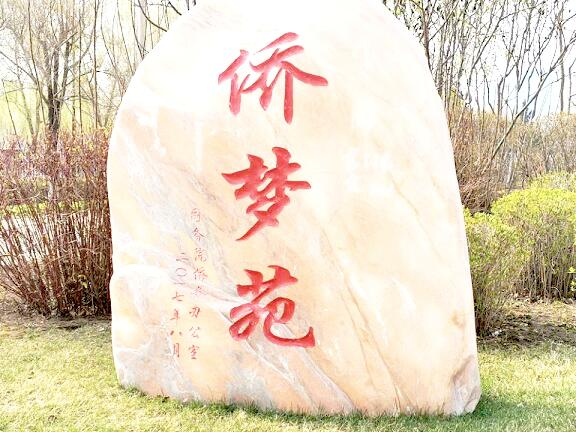
#> input picture Python.OpenCV.From.Novice.To.Practice/code/04/10/4.36.jpg, 576 x 432 px
$ python Demo_10.py
#> lines starting #> are read from the running program, lines starting #| are printed output that depends on the picture; after the words box and inside, x2 and y2 are one past the last pixel; in counts of white or black regions, pixels touching at a corner belong together
import cv2

image = cv2.imread("4.36.jpg") # 读取4.36.jpg
#> image is the input picture: shape (432, 576, 3); mean B, G, R 186.7, 209.9, 224
image_Gray = cv2.cvtColor(image, cv2.COLOR_BGR2GRAY) # 将4.36.jpg转换为灰度图像
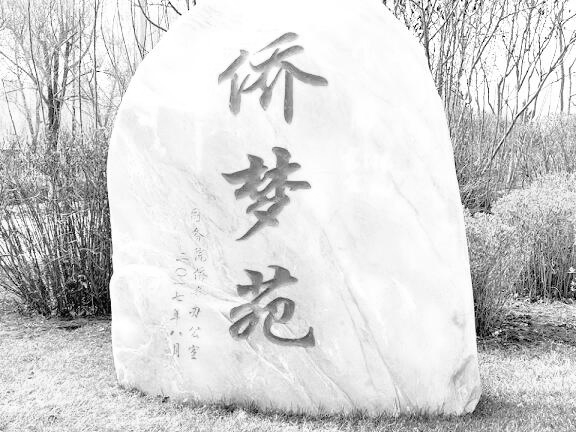
#> image_Gray: shape (432, 576); min 0, max 255, mean 211.5
t1, dst1 = cv2.threshold(image_Gray, 127, 255, cv2.THRESH_BINARY) # 二值化阈值处理
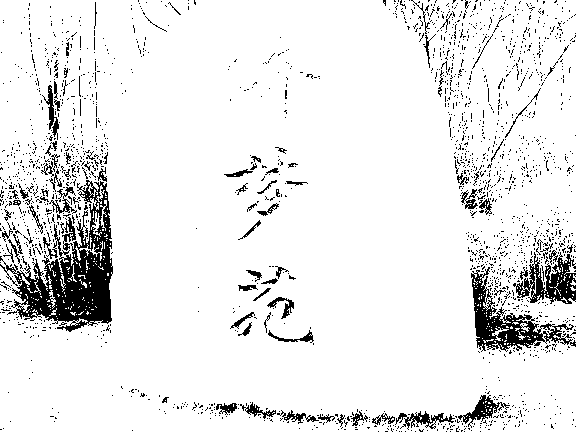
#> dst1: shape (432, 576); 91.3% white; 2084 black regions (1994 under 20 px), largest, box (x1, y1, x2, y2) and area: (0, 180, 113, 332) 6751, (471, 267, 576, 352) 2540, (513, 252, 576, 304) 1485
# 实现Otsu方法的阈值处理
t2, dst2 = cv2.threshold(image_Gray, 0, 255, cv2.THRESH_BINARY  + cv2.THRESH_OTSU)
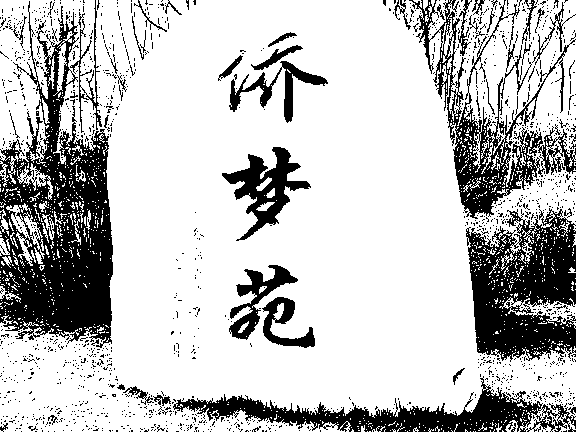
#> dst2: shape (432, 576); 75.9% white; 1514 black regions (1456 under 20 px), largest, box (x1, y1, x2, y2) and area: (0, 1, 113, 348) 19049, (466, 208, 576, 362) 11047, (409, 0, 576, 219) 7988
#> t2 = 184
cv2.putText(dst2, "best threshold: " + str(t2), (0, 30),
         cv2.FONT_HERSHEY_SIMPLEX, 1, (0, 0, 0), 2) # 在图像上绘制最合适的阈值
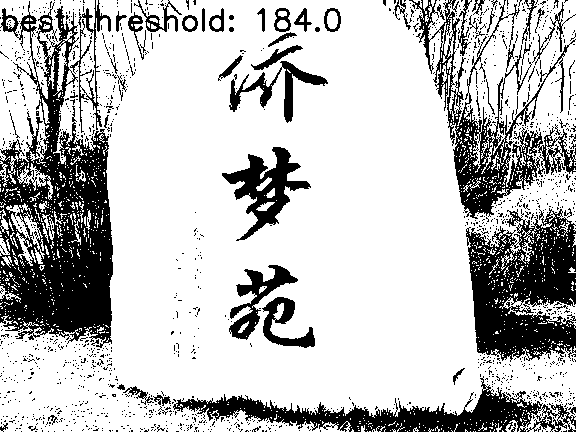
#> dst2: shape (432, 576); 75.1% white; 1476 black regions (1411 under 20 px), largest, box (x1, y1, x2, y2) and area: (0, 1, 113, 348) 19657, (466, 208, 576, 362) 11047, (409, 0, 576, 219) 7988
cv2.imshow("BINARY", dst1) # 显示二值化阈值处理的图像
cv2.imshow("OTSU", dst2) # 显示实现Otsu方法的阈值处理
cv2.waitKey() # 按下任何键盘按键后
cv2.destroyAllWindows() # 销毁所有窗口
